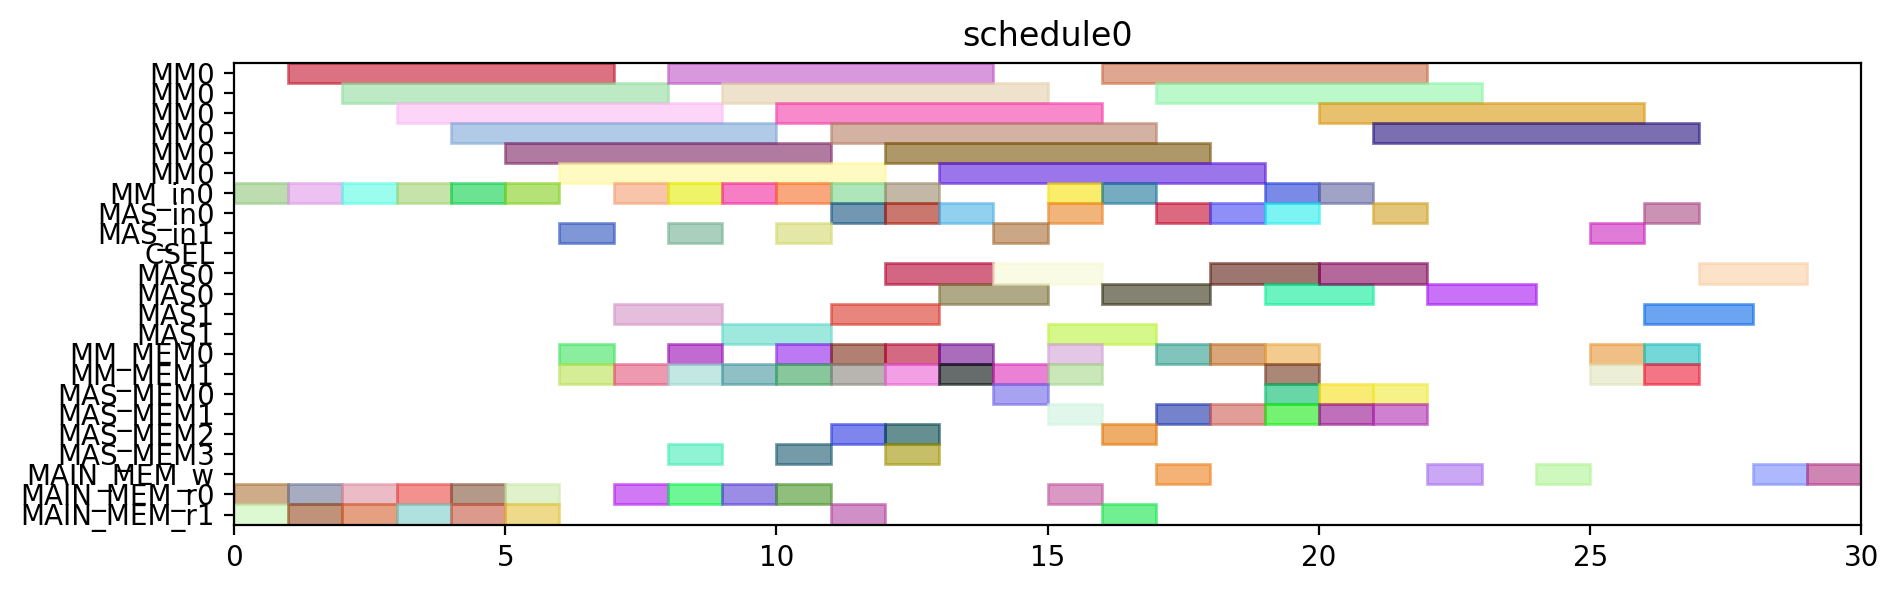

The Python source for this figure:
from pyschedule import Scenario, solvers, plotters, alt


def solve():
	horizon = 120
	S = Scenario("schedule0", horizon=horizon)

	# resource
	MM = S.Resources('MM', num=1, size=6)
	MM_in = S.Resources('MM_in', num=1)
	MAS_in = S.Resources('MAS_in', num=2)
	CSEL = S.Resource('CSEL')
	MAS = S.Resources('MAS', num=2, size=2, periods=range(1, horizon))
	MM_MEM = S.Resources('MM_MEM', num=2)
	MAS_MEM = S.Resources('MAS_MEM', num=4)
	MAIN_MEM_w = S.Resource('MAIN_MEM_w', size=1)
	MAIN_MEM_r = S.Resources('MAIN_MEM_r', num=2)

	# result of previous scheduling

	# new tasks
	t0 = S.Task('t0', length=6, delay_cost=1)
	t0 += alt(MM)
	t0_in = S.Task('t0_in', length=1, delay_cost=1)
	t0_in += alt(MM_in)
	S += t0_in*MM_in[0]<=t0*MM[0]
	t0_mem0 = S.Task('t0_mem0', length=1, delay_cost=1)
	t0_mem0 += MAIN_MEM_r[0]
	S += t0_mem0 <= t0

	t0_mem1 = S.Task('t0_mem1', length=1, delay_cost=1)
	t0_mem1 += MAIN_MEM_r[1]
	S += t0_mem1 <= t0

	t1 = S.Task('t1', length=6, delay_cost=1)
	t1 += alt(MM)
	t1_in = S.Task('t1_in', length=1, delay_cost=1)
	t1_in += alt(MM_in)
	S += t1_in*MM_in[0]<=t1*MM[0]
	t1_mem0 = S.Task('t1_mem0', length=1, delay_cost=1)
	t1_mem0 += MAIN_MEM_r[0]
	S += t1_mem0 <= t1

	t1_mem1 = S.Task('t1_mem1', length=1, delay_cost=1)
	t1_mem1 += MAIN_MEM_r[1]
	S += t1_mem1 <= t1

	t2 = S.Task('t2', length=6, delay_cost=1)
	t2 += alt(MM)
	t2_in = S.Task('t2_in', length=1, delay_cost=1)
	t2_in += alt(MM_in)
	S += t2_in*MM_in[0]<=t2*MM[0]
	t2_mem0 = S.Task('t2_mem0', length=1, delay_cost=1)
	t2_mem0 += MAIN_MEM_r[0]
	S += t2_mem0 <= t2

	t2_mem1 = S.Task('t2_mem1', length=1, delay_cost=1)
	t2_mem1 += MAIN_MEM_r[1]
	S += t2_mem1 <= t2

	t3 = S.Task('t3', length=6, delay_cost=1)
	t3 += alt(MM)
	t3_in = S.Task('t3_in', length=1, delay_cost=1)
	t3_in += alt(MM_in)
	S += t3_in*MM_in[0]<=t3*MM[0]
	t3_mem0 = S.Task('t3_mem0', length=1, delay_cost=1)
	t3_mem0 += MAIN_MEM_r[0]
	S += t3_mem0 <= t3

	t3_mem1 = S.Task('t3_mem1', length=1, delay_cost=1)
	t3_mem1 += MAIN_MEM_r[1]
	S += t3_mem1 <= t3

	t5 = S.Task('t5', length=6, delay_cost=1)
	t5 += alt(MM)
	t5_in = S.Task('t5_in', length=1, delay_cost=1)
	t5_in += alt(MM_in)
	S += t5_in*MM_in[0]<=t5*MM[0]
	t5_mem0 = S.Task('t5_mem0', length=1, delay_cost=1)
	t5_mem0 += MAIN_MEM_r[0]
	S += t5_mem0 <= t5

	t5_mem1 = S.Task('t5_mem1', length=1, delay_cost=1)
	t5_mem1 += MAIN_MEM_r[1]
	S += t5_mem1 <= t5

	t23 = S.Task('t23', length=6, delay_cost=1)
	t23 += alt(MM)
	t23_in = S.Task('t23_in', length=1, delay_cost=1)
	t23_in += alt(MM_in)
	S += t23_in*MM_in[0]<=t23*MM[0]
	t23_mem0 = S.Task('t23_mem0', length=1, delay_cost=1)
	t23_mem0 += MAIN_MEM_r[0]
	S += t23_mem0 <= t23

	t23_mem1 = S.Task('t23_mem1', length=1, delay_cost=1)
	t23_mem1 += MAIN_MEM_r[1]
	S += t23_mem1 <= t23

	t4 = S.Task('t4', length=2, delay_cost=1)
	t4 += alt(MAS)
	t4_in = S.Task('t4_in', length=1, delay_cost=1)
	t4_in += alt(MAS_in)
	S += t4_in*MAS_in[0]<=t4*MAS[0]

	S += t4_in*MAS_in[1]<=t4*MAS[1]

	t4_mem0 = S.Task('t4_mem0', length=1, delay_cost=1)
	t4_mem0 += alt(MM_MEM)
	S += (t3*MM[0])-1 < t4_mem0*MM_MEM[0]
	S += t4_mem0 <= t4

	t4_mem1 = S.Task('t4_mem1', length=1, delay_cost=1)
	t4_mem1 += alt(MM_MEM)
	S += (t3*MM[0])-1 < t4_mem1*MM_MEM[1]
	S += t4_mem1 <= t4

	t6 = S.Task('t6', length=2, delay_cost=1)
	t6 += alt(MAS)
	t6_in = S.Task('t6_in', length=1, delay_cost=1)
	t6_in += alt(MAS_in)
	S += t6_in*MAS_in[0]<=t6*MAS[0]

	S += t6_in*MAS_in[1]<=t6*MAS[1]

	t6_mem0 = S.Task('t6_mem0', length=1, delay_cost=1)
	t6_mem0 += alt(MM_MEM)
	S += (t5*MM[0])-1 < t6_mem0*MM_MEM[0]
	S += t6_mem0 <= t6

	t6_mem1 = S.Task('t6_mem1', length=1, delay_cost=1)
	t6_mem1 += alt(MM_MEM)
	S += (t5*MM[0])-1 < t6_mem1*MM_MEM[1]
	S += t6_mem1 <= t6

	t8 = S.Task('t8', length=6, delay_cost=1)
	t8 += alt(MM)
	t8_in = S.Task('t8_in', length=1, delay_cost=1)
	t8_in += alt(MM_in)
	S += t8_in*MM_in[0]<=t8*MM[0]
	t8_mem0 = S.Task('t8_mem0', length=1, delay_cost=1)
	t8_mem0 += MAIN_MEM_r[0]
	S += t8_mem0 <= t8

	t8_mem1 = S.Task('t8_mem1', length=1, delay_cost=1)
	t8_mem1 += alt(MM_MEM)
	S += (t2*MM[0])-1 < t8_mem1*MM_MEM[1]
	S += t8_mem1 <= t8

	t15 = S.Task('t15', length=6, delay_cost=1)
	t15 += alt(MM)
	t15_in = S.Task('t15_in', length=1, delay_cost=1)
	t15_in += alt(MM_in)
	S += t15_in*MM_in[0]<=t15*MM[0]
	t15_mem0 = S.Task('t15_mem0', length=1, delay_cost=1)
	t15_mem0 += MAIN_MEM_r[0]
	S += t15_mem0 <= t15

	t15_mem1 = S.Task('t15_mem1', length=1, delay_cost=1)
	t15_mem1 += alt(MM_MEM)
	S += (t2*MM[0])-1 < t15_mem1*MM_MEM[1]
	S += t15_mem1 <= t15

	t19 = S.Task('t19', length=2, delay_cost=1)
	t19 += alt(MAS)
	t19_in = S.Task('t19_in', length=1, delay_cost=1)
	t19_in += alt(MAS_in)
	S += t19_in*MAS_in[0]<=t19*MAS[0]

	S += t19_in*MAS_in[1]<=t19*MAS[1]

	t19_mem0 = S.Task('t19_mem0', length=1, delay_cost=1)
	t19_mem0 += alt(MM_MEM)
	S += (t0*MM[0])-1 < t19_mem0*MM_MEM[0]
	S += t19_mem0 <= t19

	t19_mem1 = S.Task('t19_mem1', length=1, delay_cost=1)
	t19_mem1 += alt(MM_MEM)
	S += (t0*MM[0])-1 < t19_mem1*MM_MEM[1]
	S += t19_mem1 <= t19

	t24 = S.Task('t24', length=2, delay_cost=1)
	t24 += alt(MAS)
	t24_in = S.Task('t24_in', length=1, delay_cost=1)
	t24_in += alt(MAS_in)
	S += t24_in*MAS_in[0]<=t24*MAS[0]

	S += t24_in*MAS_in[1]<=t24*MAS[1]

	t24_mem0 = S.Task('t24_mem0', length=1, delay_cost=1)
	t24_mem0 += alt(MM_MEM)
	S += (t23*MM[0])-1 < t24_mem0*MM_MEM[0]
	S += t24_mem0 <= t24

	t24_mem1 = S.Task('t24_mem1', length=1, delay_cost=1)
	t24_mem1 += alt(MM_MEM)
	S += (t23*MM[0])-1 < t24_mem1*MM_MEM[1]
	S += t24_mem1 <= t24

	t7 = S.Task('t7', length=6, delay_cost=1)
	t7 += alt(MM)
	t7_in = S.Task('t7_in', length=1, delay_cost=1)
	t7_in += alt(MM_in)
	S += t7_in*MM_in[0]<=t7*MM[0]
	t7_mem0 = S.Task('t7_mem0', length=1, delay_cost=1)
	t7_mem0 += MAIN_MEM_r[0]
	S += t7_mem0 <= t7

	t7_mem1 = S.Task('t7_mem1', length=1, delay_cost=1)
	t7_mem1 += alt(MAS_MEM)
	S += (t6*MAS[0])-1 < t7_mem1*MAS_MEM[1]
	S += (t6*MAS[1])-1 < t7_mem1*MAS_MEM[3]
	S += t7_mem1 <= t7

	t14 = S.Task('t14', length=6, delay_cost=1)
	t14 += alt(MM)
	t14_in = S.Task('t14_in', length=1, delay_cost=1)
	t14_in += alt(MM_in)
	S += t14_in*MM_in[0]<=t14*MM[0]
	S += 0<t14

	t14_w = S.Task('t14_w', length=1, delay_cost=1)
	t14_w += alt(MAIN_MEM_w)
	S += t14 <= t14_w

	t14_mem0 = S.Task('t14_mem0', length=1, delay_cost=1)
	t14_mem0 += MAIN_MEM_r[0]
	S += t14_mem0 <= t14

	t14_mem1 = S.Task('t14_mem1', length=1, delay_cost=1)
	t14_mem1 += alt(MAS_MEM)
	S += (t6*MAS[0])-1 < t14_mem1*MAS_MEM[1]
	S += (t6*MAS[1])-1 < t14_mem1*MAS_MEM[3]
	S += t14_mem1 <= t14

	t16 = S.Task('t16', length=2, delay_cost=1)
	t16 += alt(MAS)
	t16_in = S.Task('t16_in', length=1, delay_cost=1)
	t16_in += alt(MAS_in)
	S += t16_in*MAS_in[0]<=t16*MAS[0]

	S += t16_in*MAS_in[1]<=t16*MAS[1]

	t16_mem0 = S.Task('t16_mem0', length=1, delay_cost=1)
	t16_mem0 += alt(MM_MEM)
	S += (t0*MM[0])-1 < t16_mem0*MM_MEM[0]
	S += t16_mem0 <= t16

	t16_mem1 = S.Task('t16_mem1', length=1, delay_cost=1)
	t16_mem1 += alt(MM_MEM)
	S += (t15*MM[0])-1 < t16_mem1*MM_MEM[1]
	S += t16_mem1 <= t16

	t20 = S.Task('t20', length=2, delay_cost=1)
	t20 += alt(MAS)
	t20_in = S.Task('t20_in', length=1, delay_cost=1)
	t20_in += alt(MAS_in)
	S += t20_in*MAS_in[0]<=t20*MAS[0]

	S += t20_in*MAS_in[1]<=t20*MAS[1]

	t20_mem0 = S.Task('t20_mem0', length=1, delay_cost=1)
	t20_mem0 += alt(MM_MEM)
	S += (t0*MM[0])-1 < t20_mem0*MM_MEM[0]
	S += t20_mem0 <= t20

	t20_mem1 = S.Task('t20_mem1', length=1, delay_cost=1)
	t20_mem1 += alt(MAS_MEM)
	S += (t19*MAS[0])-1 < t20_mem1*MAS_MEM[1]
	S += (t19*MAS[1])-1 < t20_mem1*MAS_MEM[3]
	S += t20_mem1 <= t20

	t25 = S.Task('t25', length=6, delay_cost=1)
	t25 += alt(MM)
	t25_in = S.Task('t25_in', length=1, delay_cost=1)
	t25_in += alt(MM_in)
	S += t25_in*MM_in[0]<=t25*MM[0]
	t25_mem0 = S.Task('t25_mem0', length=1, delay_cost=1)
	t25_mem0 += alt(MAS_MEM)
	S += (t24*MAS[0])-1 < t25_mem0*MAS_MEM[0]
	S += (t24*MAS[1])-1 < t25_mem0*MAS_MEM[2]
	S += t25_mem0 <= t25

	t25_mem1 = S.Task('t25_mem1', length=1, delay_cost=1)
	t25_mem1 += MAIN_MEM_r[1]
	S += t25_mem1 <= t25

	t26 = S.Task('t26', length=6, delay_cost=1)
	t26 += alt(MM)
	t26_in = S.Task('t26_in', length=1, delay_cost=1)
	t26_in += alt(MM_in)
	S += t26_in*MM_in[0]<=t26*MM[0]
	t26_mem0 = S.Task('t26_mem0', length=1, delay_cost=1)
	t26_mem0 += alt(MAS_MEM)
	S += (t24*MAS[0])-1 < t26_mem0*MAS_MEM[0]
	S += (t24*MAS[1])-1 < t26_mem0*MAS_MEM[2]
	S += t26_mem0 <= t26

	t26_mem1 = S.Task('t26_mem1', length=1, delay_cost=1)
	t26_mem1 += alt(MM_MEM)
	S += (t1*MM[0])-1 < t26_mem1*MM_MEM[1]
	S += t26_mem1 <= t26

	t9 = S.Task('t9', length=2, delay_cost=1)
	t9 += alt(MAS)
	t9_in = S.Task('t9_in', length=1, delay_cost=1)
	t9_in += alt(MAS_in)
	S += t9_in*MAS_in[0]<=t9*MAS[0]

	S += t9_in*MAS_in[1]<=t9*MAS[1]

	t9_mem0 = S.Task('t9_mem0', length=1, delay_cost=1)
	t9_mem0 += alt(MM_MEM)
	S += (t7*MM[0])-1 < t9_mem0*MM_MEM[0]
	S += t9_mem0 <= t9

	t9_mem1 = S.Task('t9_mem1', length=1, delay_cost=1)
	t9_mem1 += alt(MM_MEM)
	S += (t8*MM[0])-1 < t9_mem1*MM_MEM[1]
	S += t9_mem1 <= t9

	t17 = S.Task('t17', length=6, delay_cost=1)
	t17 += alt(MM)
	t17_in = S.Task('t17_in', length=1, delay_cost=1)
	t17_in += alt(MM_in)
	S += t17_in*MM_in[0]<=t17*MM[0]
	S += 0<t17

	t17_w = S.Task('t17_w', length=1, delay_cost=1)
	t17_w += alt(MAIN_MEM_w)
	S += t17 <= t17_w

	t17_mem0 = S.Task('t17_mem0', length=1, delay_cost=1)
	t17_mem0 += MAIN_MEM_r[0]
	S += t17_mem0 <= t17

	t17_mem1 = S.Task('t17_mem1', length=1, delay_cost=1)
	t17_mem1 += alt(MAS_MEM)
	S += (t16*MAS[0])-1 < t17_mem1*MAS_MEM[1]
	S += (t16*MAS[1])-1 < t17_mem1*MAS_MEM[3]
	S += t17_mem1 <= t17

	t21 = S.Task('t21', length=2, delay_cost=1)
	t21 += alt(MAS)
	t21_in = S.Task('t21_in', length=1, delay_cost=1)
	t21_in += alt(MAS_in)
	S += t21_in*MAS_in[0]<=t21*MAS[0]

	S += t21_in*MAS_in[1]<=t21*MAS[1]

	t21_mem0 = S.Task('t21_mem0', length=1, delay_cost=1)
	t21_mem0 += alt(MAS_MEM)
	S += (t20*MAS[0])-1 < t21_mem0*MAS_MEM[0]
	S += (t20*MAS[1])-1 < t21_mem0*MAS_MEM[2]
	S += t21_mem0 <= t21

	t21_mem1 = S.Task('t21_mem1', length=1, delay_cost=1)
	t21_mem1 += alt(MM_MEM)
	S += (t15*MM[0])-1 < t21_mem1*MM_MEM[1]
	S += t21_mem1 <= t21

	t27 = S.Task('t27', length=2, delay_cost=1)
	t27 += alt(MAS)
	t27_in = S.Task('t27_in', length=1, delay_cost=1)
	t27_in += alt(MAS_in)
	S += t27_in*MAS_in[0]<=t27*MAS[0]

	S += t27_in*MAS_in[1]<=t27*MAS[1]

	t27_mem0 = S.Task('t27_mem0', length=1, delay_cost=1)
	t27_mem0 += alt(MM_MEM)
	S += (t26*MM[0])-1 < t27_mem0*MM_MEM[0]
	S += t27_mem0 <= t27

	t27_mem1 = S.Task('t27_mem1', length=1, delay_cost=1)
	t27_mem1 += alt(MM_MEM)
	S += (t26*MM[0])-1 < t27_mem1*MM_MEM[1]
	S += t27_mem1 <= t27

	t10 = S.Task('t10', length=2, delay_cost=1)
	t10 += alt(MAS)
	t10_in = S.Task('t10_in', length=1, delay_cost=1)
	t10_in += alt(MAS_in)
	S += t10_in*MAS_in[0]<=t10*MAS[0]

	S += t10_in*MAS_in[1]<=t10*MAS[1]

	t10_mem0 = S.Task('t10_mem0', length=1, delay_cost=1)
	t10_mem0 += alt(MM_MEM)
	S += (t1*MM[0])-1 < t10_mem0*MM_MEM[0]
	S += t10_mem0 <= t10

	t10_mem1 = S.Task('t10_mem1', length=1, delay_cost=1)
	t10_mem1 += alt(MAS_MEM)
	S += (t9*MAS[0])-1 < t10_mem1*MAS_MEM[1]
	S += (t9*MAS[1])-1 < t10_mem1*MAS_MEM[3]
	S += t10_mem1 <= t10

	t11 = S.Task('t11', length=2, delay_cost=1)
	t11 += alt(MAS)
	t11_in = S.Task('t11_in', length=1, delay_cost=1)
	t11_in += alt(MAS_in)
	S += t11_in*MAS_in[0]<=t11*MAS[0]

	S += t11_in*MAS_in[1]<=t11*MAS[1]

	t11_mem0 = S.Task('t11_mem0', length=1, delay_cost=1)
	t11_mem0 += alt(MM_MEM)
	S += (t1*MM[0])-1 < t11_mem0*MM_MEM[0]
	S += t11_mem0 <= t11

	t11_mem1 = S.Task('t11_mem1', length=1, delay_cost=1)
	t11_mem1 += alt(MAS_MEM)
	S += (t9*MAS[0])-1 < t11_mem1*MAS_MEM[1]
	S += (t9*MAS[1])-1 < t11_mem1*MAS_MEM[3]
	S += t11_mem1 <= t11

	t22 = S.Task('t22', length=6, delay_cost=1)
	t22 += alt(MM)
	t22_in = S.Task('t22_in', length=1, delay_cost=1)
	t22_in += alt(MM_in)
	S += t22_in*MM_in[0]<=t22*MM[0]
	t22_mem0 = S.Task('t22_mem0', length=1, delay_cost=1)
	t22_mem0 += alt(MAS_MEM)
	S += (t21*MAS[0])-1 < t22_mem0*MAS_MEM[0]
	S += (t21*MAS[1])-1 < t22_mem0*MAS_MEM[2]
	S += t22_mem0 <= t22

	t22_mem1 = S.Task('t22_mem1', length=1, delay_cost=1)
	t22_mem1 += MAIN_MEM_r[1]
	S += t22_mem1 <= t22

	new_PZ = S.Task('new_PZ', length=2, delay_cost=1)
	new_PZ += alt(MAS)
	new_PZ_in = S.Task('new_PZ_in', length=1, delay_cost=1)
	new_PZ_in += alt(MAS_in)
	S += new_PZ_in*MAS_in[0]<=new_PZ*MAS[0]

	S += new_PZ_in*MAS_in[1]<=new_PZ*MAS[1]

	S += 0<new_PZ

	new_PZ_w = S.Task('new_PZ_w', length=1, delay_cost=1)
	new_PZ_w += alt(MAIN_MEM_w)
	S += new_PZ <= new_PZ_w

	new_PZ_mem0 = S.Task('new_PZ_mem0', length=1, delay_cost=1)
	new_PZ_mem0 += alt(MAS_MEM)
	S += (t27*MAS[0])-1 < new_PZ_mem0*MAS_MEM[0]
	S += (t27*MAS[1])-1 < new_PZ_mem0*MAS_MEM[2]
	S += new_PZ_mem0 <= new_PZ

	new_PZ_mem1 = S.Task('new_PZ_mem1', length=1, delay_cost=1)
	new_PZ_mem1 += alt(MAS_MEM)
	S += (t27*MAS[0])-1 < new_PZ_mem1*MAS_MEM[1]
	S += (t27*MAS[1])-1 < new_PZ_mem1*MAS_MEM[3]
	S += new_PZ_mem1 <= new_PZ

	t12 = S.Task('t12', length=6, delay_cost=1)
	t12 += alt(MM)
	t12_in = S.Task('t12_in', length=1, delay_cost=1)
	t12_in += alt(MM_in)
	S += t12_in*MM_in[0]<=t12*MM[0]
	t12_mem0 = S.Task('t12_mem0', length=1, delay_cost=1)
	t12_mem0 += alt(MAS_MEM)
	S += (t10*MAS[0])-1 < t12_mem0*MAS_MEM[0]
	S += (t10*MAS[1])-1 < t12_mem0*MAS_MEM[2]
	S += t12_mem0 <= t12

	t12_mem1 = S.Task('t12_mem1', length=1, delay_cost=1)
	t12_mem1 += alt(MAS_MEM)
	S += (t11*MAS[0])-1 < t12_mem1*MAS_MEM[1]
	S += (t11*MAS[1])-1 < t12_mem1*MAS_MEM[3]
	S += t12_mem1 <= t12

	t13 = S.Task('t13', length=6, delay_cost=1)
	t13 += alt(MM)
	t13_in = S.Task('t13_in', length=1, delay_cost=1)
	t13_in += alt(MM_in)
	S += t13_in*MM_in[0]<=t13*MM[0]
	t13_mem0 = S.Task('t13_mem0', length=1, delay_cost=1)
	t13_mem0 += alt(MAS_MEM)
	S += (t4*MAS[0])-1 < t13_mem0*MAS_MEM[0]
	S += (t4*MAS[1])-1 < t13_mem0*MAS_MEM[2]
	S += t13_mem0 <= t13

	t13_mem1 = S.Task('t13_mem1', length=1, delay_cost=1)
	t13_mem1 += alt(MAS_MEM)
	S += (t10*MAS[0])-1 < t13_mem1*MAS_MEM[1]
	S += (t10*MAS[1])-1 < t13_mem1*MAS_MEM[3]
	S += t13_mem1 <= t13

	new_PY = S.Task('new_PY', length=2, delay_cost=1)
	new_PY += alt(MAS)
	new_PY_in = S.Task('new_PY_in', length=1, delay_cost=1)
	new_PY_in += alt(MAS_in)
	S += new_PY_in*MAS_in[0]<=new_PY*MAS[0]

	S += new_PY_in*MAS_in[1]<=new_PY*MAS[1]

	S += 0<new_PY

	new_PY_w = S.Task('new_PY_w', length=1, delay_cost=1)
	new_PY_w += alt(MAIN_MEM_w)
	S += new_PY <= new_PY_w

	new_PY_mem0 = S.Task('new_PY_mem0', length=1, delay_cost=1)
	new_PY_mem0 += alt(MM_MEM)
	S += (t12*MM[0])-1 < new_PY_mem0*MM_MEM[0]
	S += new_PY_mem0 <= new_PY

	new_PY_mem1 = S.Task('new_PY_mem1', length=1, delay_cost=1)
	new_PY_mem1 += alt(MM_MEM)
	S += (t22*MM[0])-1 < new_PY_mem1*MM_MEM[1]
	S += new_PY_mem1 <= new_PY

	new_PX = S.Task('new_PX', length=2, delay_cost=1)
	new_PX += alt(MAS)
	new_PX_in = S.Task('new_PX_in', length=1, delay_cost=1)
	new_PX_in += alt(MAS_in)
	S += new_PX_in*MAS_in[0]<=new_PX*MAS[0]

	S += new_PX_in*MAS_in[1]<=new_PX*MAS[1]

	S += 0<new_PX

	new_PX_w = S.Task('new_PX_w', length=1, delay_cost=1)
	new_PX_w += alt(MAIN_MEM_w)
	S += new_PX <= new_PX_w

	new_PX_mem0 = S.Task('new_PX_mem0', length=1, delay_cost=1)
	new_PX_mem0 += alt(MM_MEM)
	S += (t13*MM[0])-1 < new_PX_mem0*MM_MEM[0]
	S += new_PX_mem0 <= new_PX

	new_PX_mem1 = S.Task('new_PX_mem1', length=1, delay_cost=1)
	new_PX_mem1 += alt(MM_MEM)
	S += (t25*MM[0])-1 < new_PX_mem1*MM_MEM[1]
	S += new_PX_mem1 <= new_PX

	solvers.mip.solve(S,msg=1,kind='CPLEX',ratio_gap=1.01)

	solution = [['hoge']*len(S.solution()[1]) for i in range(len(S.solution()))]
	for i in range(len(S.solution())):
		for j in range(len(S.solution()[i])):
			solution[i][j]=str(S.solution()[i][j])
	print(solution)

	cycles = int(solution[-1][3])

	pic_file_name = "/mnt/rose/usr1/fukuda/ABE/multiRAM_multiMAS_16mux/scheduling_result/stage6MM1_stage2MAS2/EP_DBL_A_ANY/schedule0.png"
	if(S.solution() != []):
		plotters.matplotlib.plot(S,img_filename=pic_file_name, show_task_labels=False, fig_size=(cycles*0.25+3, 3))

	return solution
